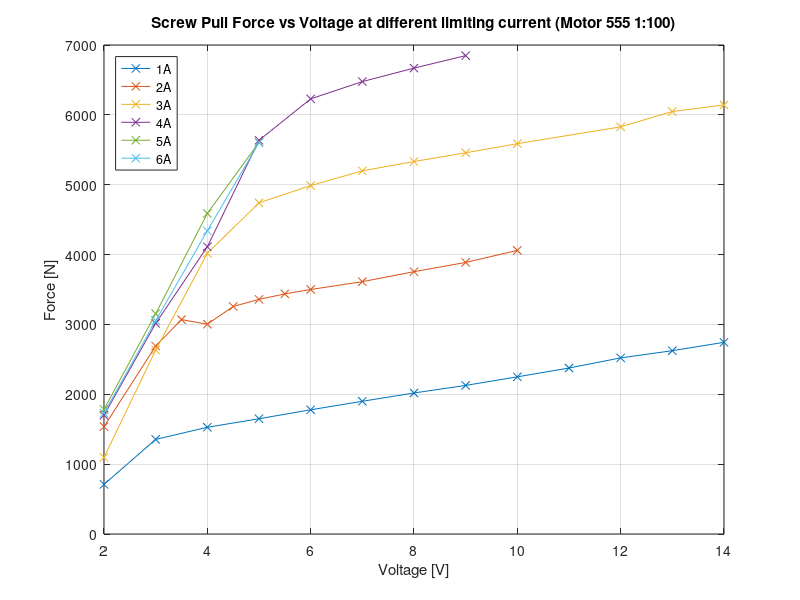

This chart was generated by the following MATLAB code:
clear
raw_data = csvread ("results.csv")

data_1000 = []
data_2000 = []
data_3000 = []
data_4000 = []
data_5000 = []
data_6000 = []
data_7000 = []

gear_ratio = 100

for data_line = raw_data'
  
  if (data_line(2) != gear_ratio)
    continue
  endif
  
  if (data_line(4) == 1000)
    data_1000 = [data_1000; data_line']
  endif
  if (data_line(4) == 2000)
    data_2000 = [data_2000; data_line']
  endif
  if (data_line(4) == 3000)
    data_3000 = [data_3000; data_line']
  endif
  if (data_line(4) == 4000)
    data_4000 = [data_4000; data_line']
  endif
  if (data_line(4) == 5000)
    data_5000 = [data_5000; data_line']
  endif
  if (data_line(4) == 6000)
    data_6000 = [data_6000; data_line']
  endif
  if (data_line(4) == 7000)
    data_7000 = [data_7000; data_line']
  endif
  
endfor

figure(1)
plot (
data_1000(:, 3)/1000,data_1000(:, 6),"-x",
data_2000(:, 3)/1000,data_2000(:, 6),"-x",
data_3000(:, 3)/1000,data_3000(:, 6),"-x",
data_4000(:, 3)/1000,data_4000(:, 6),"-x",
data_5000(:, 3)/1000,data_5000(:, 6),"-x",
data_6000(:, 3)/1000,data_6000(:, 6),"-x"

)

xlabel ("Voltage [V]")
ylabel ("Force [N]");
legend ("1A","2A","3A","4A","5A","6A", "location", "northwest");
title("Screw Pull Force vs Voltage at different limiting current (Motor 555 1:100)")
grid on
saveas(1,"plot_torque_current_100.jpg")

